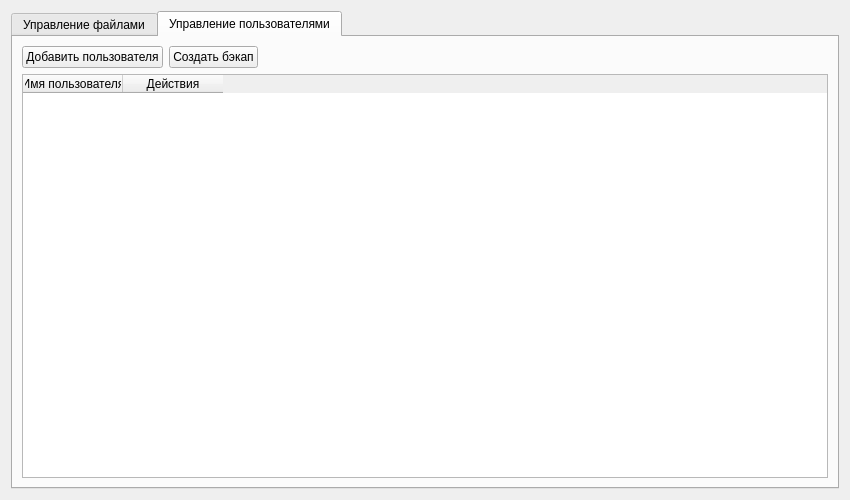
<?xml version="1.0" encoding="UTF-8"?>
<ui version="4.0">
 <class>AdminWindow</class>
 <widget class="QWidget" name="AdminWindow">
  <property name="geometry">
   <rect>
    <x>0</x>
    <y>0</y>
    <width>850</width>
    <height>500</height>
   </rect>
  </property>
  <property name="windowTitle">
   <string>Панель администратора</string>
  </property>
  <layout class="QVBoxLayout" name="mainLayout">
   <item>
    <widget class="QTabWidget" name="tabWidget">
     <property name="currentIndex">
      <number>1</number>
     </property>
     <widget class="QWidget" name="filesTab">
      <attribute name="title">
       <string>Управление файлами</string>
      </attribute>
      <layout class="QVBoxLayout" name="filesTabLayout">
       <item>
        <layout class="QHBoxLayout" name="horizontalLayout">
         <item>
          <widget class="QLineEdit" name="searchLineEdit">
           <property name="placeholderText">
            <string>Поиск по имени файла...</string>
           </property>
          </widget>
         </item>
         <item>
          <widget class="QPushButton" name="uploadButton">
           <property name="enabled">
            <bool>true</bool>
           </property>
           <property name="toolTip">
            <string>Загрузить новый файл на сервер</string>
           </property>
           <property name="text">
            <string>Загрузить файл</string>
           </property>
          </widget>
         </item>
        </layout>
       </item>
       <item>
        <widget class="QTableWidget" name="filesTableWidget">
         <property name="editTriggers">
          <set>QAbstractItemView::EditTrigger::NoEditTriggers</set>
         </property>
         <property name="alternatingRowColors">
          <bool>true</bool>
         </property>
         <property name="selectionMode">
          <enum>QAbstractItemView::SelectionMode::SingleSelection</enum>
         </property>
         <property name="selectionBehavior">
          <enum>QAbstractItemView::SelectionBehavior::SelectRows</enum>
         </property>
         <property name="showGrid">
          <bool>true</bool>
         </property>
         <property name="sortingEnabled">
          <bool>true</bool>
         </property>
         <attribute name="horizontalHeaderVisible">
          <bool>true</bool>
         </attribute>
         <attribute name="horizontalHeaderStretchLastSection">
          <bool>false</bool>
         </attribute>
         <attribute name="verticalHeaderVisible">
          <bool>false</bool>
         </attribute>
         <column>
          <property name="text">
           <string>Имя файла</string>
          </property>
         </column>
         <column>
          <property name="text">
           <string>Размер</string>
          </property>
         </column>
         <column>
          <property name="text">
           <string>Дата загрузки</string>
          </property>
         </column>
         <column>
          <property name="text">
           <string>Просмотры</string>
          </property>
         </column>
         <column>
          <property name="text">
           <string>Действия</string>
          </property>
         </column>
        </widget>
       </item>
       <item>
        <widget class="QProgressBar" name="uploadProgressBar">
         <property name="visible">
          <bool>false</bool>
         </property>
         <property name="value">
          <number>0</number>
         </property>
         <property name="alignment">
          <set>Qt::AlignmentFlag::AlignCenter</set>
         </property>
         <property name="textVisible">
          <bool>true</bool>
         </property>
         <property name="format">
          <string>Загрузка: %p%</string>
         </property>
        </widget>
       </item>
      </layout>
     </widget>
     <widget class="QWidget" name="usersTab">
      <attribute name="title">
       <string>Управление пользователями</string>
      </attribute>
      <layout class="QVBoxLayout" name="usersTabLayout">
       <item>
        <layout class="QHBoxLayout" name="usersActionsLayout">
         <item>
          <widget class="QPushButton" name="addUserButton">
           <property name="toolTip">
            <string>Добавить нового пользователя</string>
           </property>
           <property name="text">
            <string>Добавить пользователя</string>
           </property>
           <property name="icon">
            <iconset>
             <normaloff>.</normaloff>.</iconset>
           </property>
          </widget>
         </item>
         <item>
          <widget class="QPushButton" name="backupButton">
           <property name="toolTip">
            <string>Создать резервную копию</string>
           </property>
           <property name="text">
            <string>Создать бэкап</string>
           </property>
           <property name="icon">
            <iconset>
             <normaloff>.</normaloff>.</iconset>
           </property>
          </widget>
         </item>
         <item>
          <spacer name="usersActionSpacer">
           <property name="orientation">
            <enum>Qt::Orientation::Horizontal</enum>
           </property>
           <property name="sizeHint" stdset="0">
            <size>
             <width>40</width>
             <height>20</height>
            </size>
           </property>
          </spacer>
         </item>
        </layout>
       </item>
       <item>
        <widget class="QTableWidget" name="usersTableWidget">
         <property name="editTriggers">
          <set>QAbstractItemView::EditTrigger::NoEditTriggers</set>
         </property>
         <property name="alternatingRowColors">
          <bool>true</bool>
         </property>
         <property name="selectionMode">
          <enum>QAbstractItemView::SelectionMode::SingleSelection</enum>
         </property>
         <property name="selectionBehavior">
          <enum>QAbstractItemView::SelectionBehavior::SelectRows</enum>
         </property>
         <property name="showGrid">
          <bool>true</bool>
         </property>
         <property name="sortingEnabled">
          <bool>true</bool>
         </property>
         <attribute name="horizontalHeaderVisible">
          <bool>true</bool>
         </attribute>
         <attribute name="horizontalHeaderStretchLastSection">
          <bool>false</bool>
         </attribute>
         <attribute name="verticalHeaderVisible">
          <bool>false</bool>
         </attribute>
         <column>
          <property name="text">
           <string>Имя пользователя</string>
          </property>
         </column>
         <column>
          <property name="text">
           <string>Действия</string>
          </property>
         </column>
        </widget>
       </item>
      </layout>
     </widget>
    </widget>
   </item>
  </layout>
 </widget>
 <resources/>
 <connections/>
</ui>
